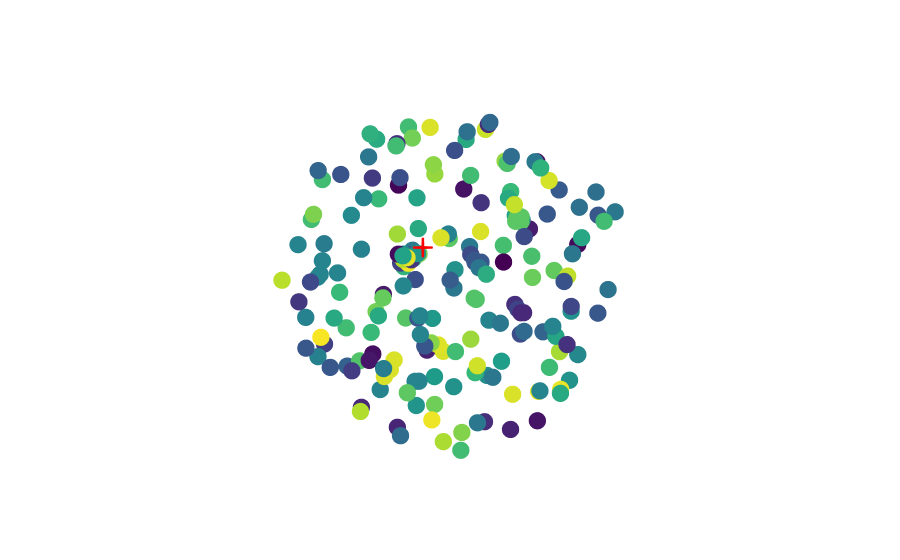

This figure's notebook cell:
### Code cell
n = SequenceNetwork(
    sequences=blast_results,
    pairwise_alignments=multi_parwise_alignments,
    threshold=0.9,
    weight="identity",
    dimensions=3,
    color="taxonomy_id",
)
n.add_target(metTK)
n.visualize()
